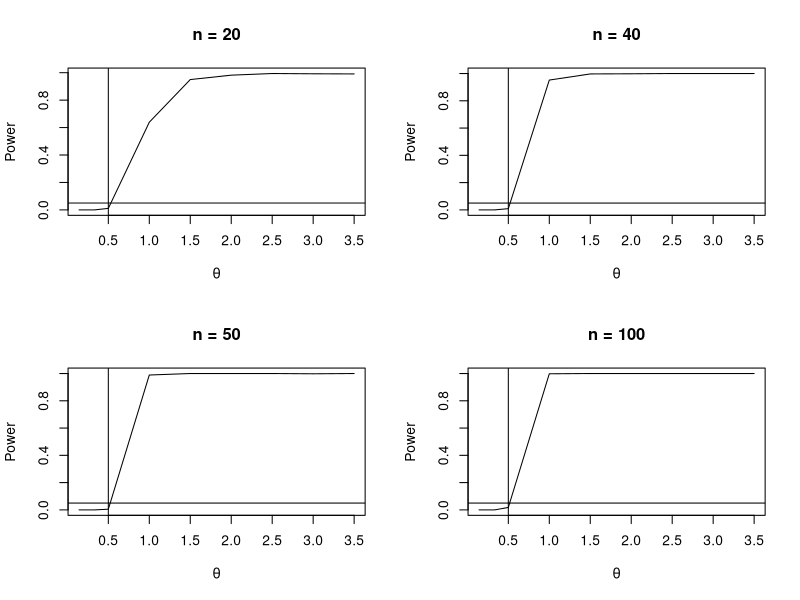

Source code (R):
m <- 1000            #number of replicas
mu_verd <- 1/2       #true value of the population parameter 
mu_test <- c(7/2, 3, 5/2, 2, 3/2, 1, 1/2, 1/3, 1/4, 1/5, 1/6, 1/7)  #test values
M <- length(mu_test)              #number of Monte Carlo replicas
power <- numeric(M)               #vector to storage the empirical power of the test
nobs <- c(20, 40, 50, 100)        #sampling size
power_nobs <- matrix(0,length(nobs),M)  #matrix to storage the empirical power of the test for each size n
c <- 1
for(j in nobs) {
  for (i in 1:M) {
    mu <- mu_test[i]
    p_value <- replicate(m, expr = {
      x <- rlnorm(j,  (log(mu)) - 1/2, 1)
      test_t <- t.test(x, alternative = "greater", mu = mu_verd)
      test_t$p.value})
    power[i] <- mean(p_value <= 0.05)
  }
  power_nobs[c,] <- power
  c = c+1
}

#Plots to see the performance varying n
par(mfrow=c(2,2))
plot(mu_test, power_nobs[1,], type = "l", xlab = bquote(theta), ylab = "Power", main = "n = 20")
abline(v = mu_verd, lty = 1)
abline(h = .05, lty = 1)
plot(mu_test, power_nobs[2,], type = "l", xlab = bquote(theta), ylab = "Power", main = "n = 40")
abline(v = mu_verd, lty = 1)
abline(h = .05, lty = 1)
plot(mu_test, power_nobs[3,], type = "l", xlab = bquote(theta), ylab = "Power", main = "n = 50")
abline(v = mu_verd, lty = 1)
abline(h = .05, lty = 1)
plot(mu_test, power_nobs[4,], type = "l", xlab = bquote(theta), ylab = "Power", main = "n = 100")
abline(v = mu_verd, lty = 1)
abline(h = .05, lty = 1)
